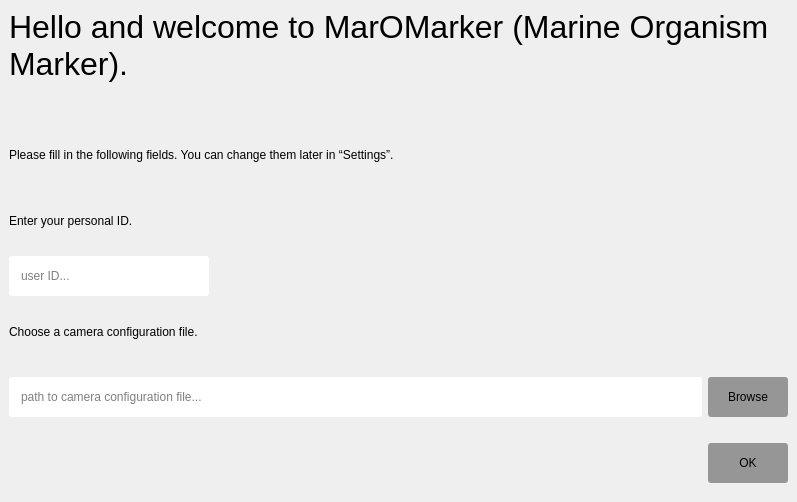
<?xml version="1.0" encoding="UTF-8"?>
<ui version="4.0">
 <class>MainWindow</class>
 <widget class="QMainWindow" name="MainWindow">
  <property name="geometry">
   <rect>
    <x>0</x>
    <y>0</y>
    <width>797</width>
    <height>502</height>
   </rect>
  </property>
  <property name="windowTitle">
   <string>MainWindow</string>
  </property>
  <property name="styleSheet">
   <string notr="true">/* --- Buttons --------------------------------------------- */
QPushButton{
	background-color: rgb(150, 150, 150);
    outline:none;
    border: none; 
    border-width: 0px;
    border-radius: 3px;
	color: black;
	font: 10pt &quot;Century Gothic&quot;;
}
QPushButton:hover{
	background-color: rgb(0, 203, 221);
}
QPushButton:pressed{
	background-color: rgb(0, 160, 174);
}



QLabel{
	color: black;
	font: 12pt &quot;Century Gothic&quot;;
}


QLineEdit{
	background-color:white;
	border-radius: 3px;
	color: black;
	font: 10pt &quot;Century Gothic&quot;;
	selection-background-color:rgb(0, 203, 221);
	selection-color:white;
	padding-left: 10px;
}</string>
  </property>
  <widget class="QWidget" name="centralwidget">
   <layout class="QVBoxLayout" name="verticalLayout">
    <item>
     <widget class="QLabel" name="label">
      <property name="styleSheet">
       <string notr="true">font: 24pt</string>
      </property>
      <property name="text">
       <string>Hello and welcome to MarOMarker (Marine Organism Marker).
</string>
      </property>
      <property name="scaledContents">
       <bool>false</bool>
      </property>
      <property name="wordWrap">
       <bool>true</bool>
      </property>
     </widget>
    </item>
    <item>
     <widget class="QLabel" name="label_2">
      <property name="text">
       <string>Please fill in the following fields. You can change them later in “Settings”.</string>
      </property>
     </widget>
    </item>
    <item>
     <widget class="QLabel" name="label_3">
      <property name="text">
       <string>Enter your personal ID.</string>
      </property>
     </widget>
    </item>
    <item>
     <widget class="QLineEdit" name="lineEdit_2">
      <property name="sizePolicy">
       <sizepolicy hsizetype="Fixed" vsizetype="Fixed">
        <horstretch>0</horstretch>
        <verstretch>0</verstretch>
       </sizepolicy>
      </property>
      <property name="minimumSize">
       <size>
        <width>200</width>
        <height>40</height>
       </size>
      </property>
      <property name="maximumSize">
       <size>
        <width>200</width>
        <height>40</height>
       </size>
      </property>
      <property name="placeholderText">
       <string>user ID...</string>
      </property>
     </widget>
    </item>
    <item>
     <widget class="QLabel" name="label_4">
      <property name="text">
       <string>Choose a camera configuration file.</string>
      </property>
     </widget>
    </item>
    <item>
     <widget class="QFrame" name="frame_2">
      <property name="frameShape">
       <enum>QFrame::NoFrame</enum>
      </property>
      <property name="frameShadow">
       <enum>QFrame::Raised</enum>
      </property>
      <layout class="QHBoxLayout" name="horizontalLayout_2">
       <property name="leftMargin">
        <number>0</number>
       </property>
       <property name="topMargin">
        <number>0</number>
       </property>
       <property name="rightMargin">
        <number>0</number>
       </property>
       <property name="bottomMargin">
        <number>0</number>
       </property>
       <item>
        <widget class="QLineEdit" name="lineEdit">
         <property name="minimumSize">
          <size>
           <width>0</width>
           <height>40</height>
          </size>
         </property>
         <property name="maximumSize">
          <size>
           <width>16777215</width>
           <height>40</height>
          </size>
         </property>
         <property name="text">
          <string/>
         </property>
         <property name="placeholderText">
          <string>path to camera configuration file...</string>
         </property>
        </widget>
       </item>
       <item>
        <widget class="QPushButton" name="pushButton_2">
         <property name="minimumSize">
          <size>
           <width>80</width>
           <height>40</height>
          </size>
         </property>
         <property name="maximumSize">
          <size>
           <width>80</width>
           <height>40</height>
          </size>
         </property>
         <property name="text">
          <string>Browse</string>
         </property>
        </widget>
       </item>
      </layout>
     </widget>
    </item>
    <item>
     <widget class="QFrame" name="frame">
      <property name="frameShape">
       <enum>QFrame::NoFrame</enum>
      </property>
      <property name="frameShadow">
       <enum>QFrame::Raised</enum>
      </property>
      <layout class="QHBoxLayout" name="horizontalLayout">
       <property name="leftMargin">
        <number>0</number>
       </property>
       <property name="topMargin">
        <number>0</number>
       </property>
       <property name="rightMargin">
        <number>0</number>
       </property>
       <property name="bottomMargin">
        <number>0</number>
       </property>
       <item>
        <spacer name="horizontalSpacer">
         <property name="orientation">
          <enum>Qt::Horizontal</enum>
         </property>
         <property name="sizeHint" stdset="0">
          <size>
           <width>685</width>
           <height>20</height>
          </size>
         </property>
        </spacer>
       </item>
       <item>
        <widget class="QPushButton" name="pushButton">
         <property name="minimumSize">
          <size>
           <width>80</width>
           <height>40</height>
          </size>
         </property>
         <property name="maximumSize">
          <size>
           <width>80</width>
           <height>40</height>
          </size>
         </property>
         <property name="text">
          <string>OK</string>
         </property>
        </widget>
       </item>
      </layout>
     </widget>
    </item>
   </layout>
  </widget>
 </widget>
 <resources/>
 <connections/>
</ui>
